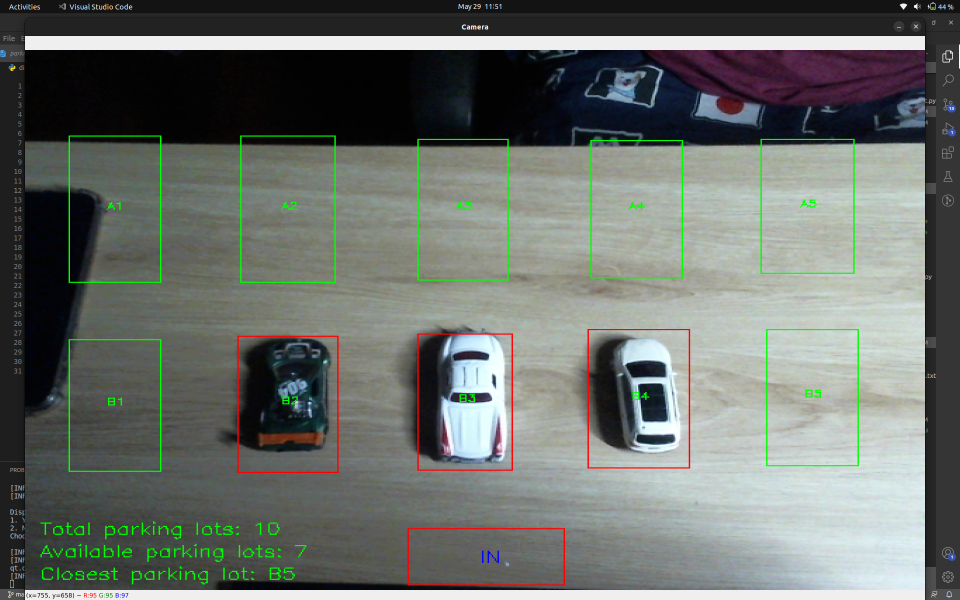
#> input picture thumbnail.png, 1920 x 1200 px, given in place of the camera (shown at 1/2 size)
$ python main.py
#> lines starting #> are read from the running program, lines starting #| are printed output that depends on the picture; after the words box and inside, x2 and y2 are one past the last pixel; in counts of white or black regions, pixels touching at a corner belong together
### parking_availability.py
import glob
from parking_lot_status import parking_lot_status

parking_lot_image = sorted(glob.glob("parking_lots/*.png"))

file = open("parking_area_coordinates.txt")
#> (reads parking_area_coordinates.txt from the repository)

lines = file.readlines()

lines = [line.strip() for line in lines]

parking_lot_coords = list()

for i in range(len(lines)):

    coords = lines[i].split()

    left = int(coords[0])

    top = int(coords[1])

    right = int(coords[2])

    bottom = int(coords[3])

    coords = [left, top, right, bottom]

    parking_lot_coords.append(coords)

def parking_availability():

    available_parking_lots = list()

    unavailable_parking_lots = list()

    for i in range(len(parking_lot_image)):

        if parking_lot_status(filename=parking_lot_image[i]) == "available":

            available_parking_lots.append(parking_lot_coords[i])

        if parking_lot_status(filename=parking_lot_image[i]) == "unavailable":

            unavailable_parking_lots.append(parking_lot_coords[i])

    return available_parking_lots, unavailable_parking_lots

### capture_parking_lot.py
import cv2

camera = cv2.VideoCapture(2)

print("[INFO] Initializing camera.")

cv2.namedWindow("Camera")

while True:

    ret, frame = camera.read()

    if not ret:

        print("[ERROR] Failed to initialize camera.")

        break

    cv2.imshow("Camera", frame)

    key = cv2.waitKey(1)

    if key%256 == 27:

        # ESC

        print("[INFO] Camera terminated.")

        break

    elif key%256 == 32:

        # SPACE

        img_name = "parking_lot.png"

        print("[INFO] Saving '{}' ...".format(img_name))

        cv2.imwrite(img_name, frame)

        print("[INFO] '{}' saved successfully!".format(img_name))

        camera.release()

        cv2.destroyAllWindows()

        break

### parking_lot_status.py
import cv2

car_cascade = cv2.CascadeClassifier('cars.xml')

def parking_lot_status(filename):

    parking_lot = cv2.imread(filename)

    gray = cv2.cvtColor(parking_lot, cv2.COLOR_BGR2GRAY)

    detected_cars = car_cascade.detectMultiScale(gray, 1.1, 1)

    if len(detected_cars) == 0:

        return "available"

    elif len(detected_cars) > 0:

        return "unavailable"

### distance_calc.py
import math

def calculate_distance(a, b):

    xa = a[0] + round((a[2]-a[0])/2)
    ya = a[1] + round((a[-1]-a[1])/2)

    xb = b[0] + round((b[2]-b[0])/2)
    yb = b[1] + round((b[-1]-b[1])/2)

    distance = math.sqrt(math.pow((xb-xa),2)+math.pow((yb-ya),2))

    return distance

def find_closest_parking(parking_list, entrance):

    distance_list = list()

    for i in range(len(parking_list)):

        distance = calculate_distance(a=parking_list[i], b=entrance)

        distance_list.append(distance)

    min_distance = min(distance_list)

    min_index = distance_list.index(min_distance)

    closest_parking = parking_list[min_index]

    return closest_parking

### main.py
import cv2
from os import path
from parking_availability import parking_availability
import distance_calc

print("-"*50)
print("SMART PARKING SYSTEM".center(50))
print("-"*50)

while True:

    print()

    print("Enter your option:")
    print("1. Capture new parking area")
    print("2. Use saved parking area")

    choice = int(input("Choose: "))

    if choice == 1:

        import capture_parking_lot

        print()

        print("Display captured parking area?")
        print("1. Yes")
        print("2. No")

        choice = int(input("Choose: "))

        if choice == 1:

            import display_captured_parking_lot

            break

        elif choice == 2:

            print()

            print("[INFO] Skip display parking area.")

        print("[INFO] Please draw parking area.")

        import draw_parking_area

        print("[STATUS] Complete drawing parking area.")

        import label_parking_lot

        print("[STATUS] Complete label parking area.")

        print("[INFO] Please draw parking entrance")

        import draw_parking_entrance

        print("[STATUS] Complete drawing parking entrance.")

        break

    elif choice == 2:

        if path.exists('parking_lot.png'):

            print()

            print("[INFO] Found saved parking area.")

            print("[INFO] Saved parking area chosen.")

            print()

            print("Display captured parking area?")
            print("1. Yes")
            print("2. No")

            choice = int(input("Choose: "))

            if choice == 1:

                import display_captured_parking_lot

                break

            elif choice == 2:

                print()

                print("[INFO] Skip display parking area.")

                break

        else:

            print("[ERROR] No parking area found, please capture new parking area.")
#> this loop made 1 pass; the answer given on pass 1: 1
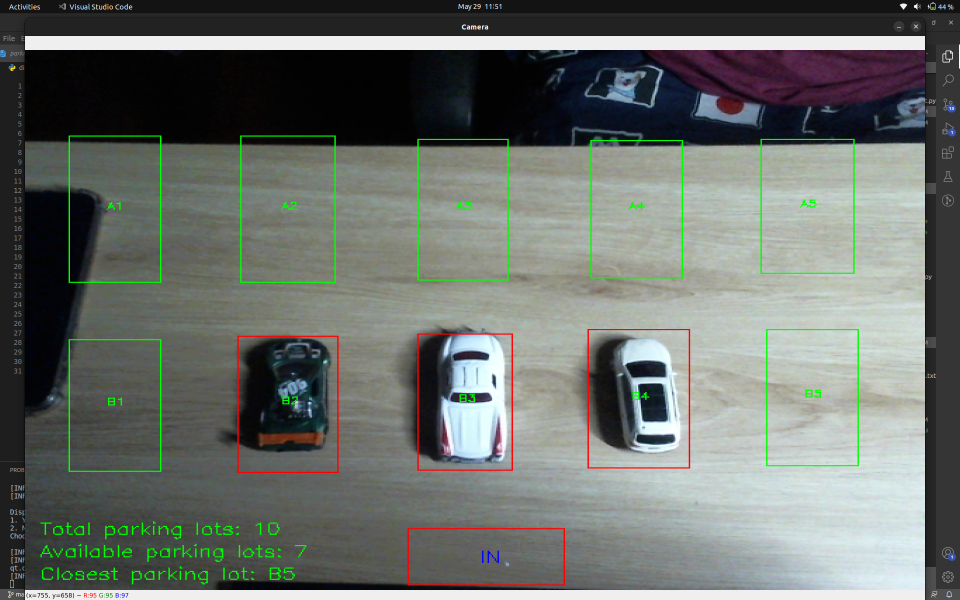
#> input picture thumbnail.png, 1920 x 1200 px, given in place of the camera (shown at 1/2 size)

camera = cv2.VideoCapture(2)

print("[INFO] Initializing camera.")

cv2.namedWindow("Camera")

file = open("parking_labels.txt")
#> (reads parking_labels.txt from the repository)

labels = file.read().splitlines()

file = open("parking_entrance_coordinates.txt")
#> (reads parking_entrance_coordinates.txt from the repository)

entrance = file.read().split()

entrance = [int(i) for i in entrance]

file = open("parking_area_coordinates.txt")

print("[INFO] Loading parking coordinates ...")

lines = file.readlines()

lines = [line.strip() for line in lines]

total_parking_lots = len(lines)

parking_lot_coords = list()

for i in range(len(lines)):

    coords = lines[i].split()

    left = int(coords[0])

    top = int(coords[1])

    right = int(coords[2])

    bottom = int(coords[3])

    coords = [left, top, right, bottom]

    parking_lot_coords.append(coords)

while True:

    ret, frame = camera.read()
#> frame is the input picture: shape (1200, 1920, 3); mean B, G, R 106.4, 111.5, 106.2

    if not ret:

        print("[ERROR] Failed to initialize camera.")

        break

    if ret:

        for i in range(len(parking_lot_coords)):

            parking_lot = frame[parking_lot_coords[i][1]: parking_lot_coords[i][-1],
                                parking_lot_coords[i][0]: parking_lot_coords[i][2]]

            cv2.imwrite("parking_lots/{}.png".format(i),
                        img=parking_lot)

            cv2.rectangle(img=frame,
                          pt1=(parking_lot_coords[i][0], parking_lot_coords[i][1]),
                          pt2=(parking_lot_coords[i][2], parking_lot_coords[i][-1]),
                          color=(0,255,0),
                          thickness=1)

            box_center_x = parking_lot_coords[i][0] + round((parking_lot_coords[i][2]-parking_lot_coords[i][0])/2) - 5
            box_center_y = parking_lot_coords[i][1] + round((parking_lot_coords[i][-1]-parking_lot_coords[i][1])/2)

            cv2.putText(img=frame,
                        text=labels[i],
                        org=(box_center_x, box_center_y),
                        fontFace=cv2.FONT_HERSHEY_SIMPLEX,
                        fontScale=0.3,
                        color=(0, 255, 0),
                        thickness=1)
#> this loop made 3 passes
#> pass 1, `parking_lot = frame[parking_lot_coords[i][1]: parking_lot_coords[i][-1..`:
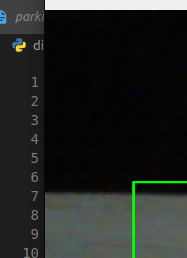
#> parking_lot: shape (258, 187, 3); mean B, G, R 34.4, 37, 34.3
#> pass 2, `parking_lot = frame[parking_lot_coords[i][1]: parking_lot_coords[i][-1..`:
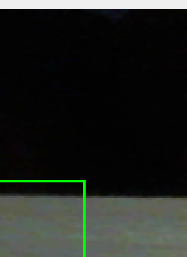
#> parking_lot: shape (257, 187, 3); mean B, G, R 32.1, 36.4, 32.9
#> pass 3, `parking_lot = frame[parking_lot_coords[i][1]: parking_lot_coords[i][-1..`:
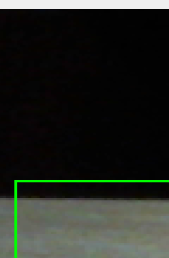
#> parking_lot: shape (258, 169, 3); mean B, G, R 33.6, 39.5, 35.9
#> after the loop:
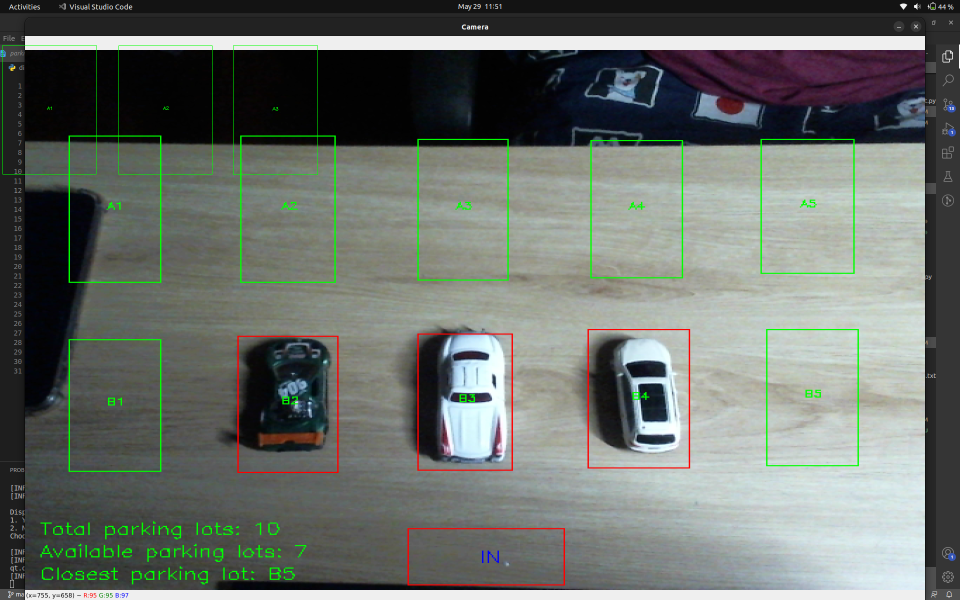
#> frame: shape (1200, 1920, 3) (shown at 1/2 size); 0.12% of pixels changed, all inside (x1, y1, x2, y2) = (5, 90, 636, 350)
#> after the loop:
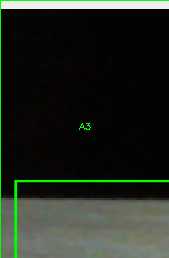
#> parking_lot: shape (258, 169, 3); 1.05% of pixels changed, all inside (x1, y1, x2, y2) = (0, 0, 169, 258)

        parking_lots = parking_availability()
#> in parking_lot_status, `detected_cars = car_cascade.detectMultiScale(gray, 1.1, 1)`: detected_cars = ()
#> parking_lots = ([[5, 90, 192, 348], [237, 91, 424, 348]], [[466, 91, 635, 349]])

        available_parking_lot = parking_lots[0]
#> available_parking_lot = [[5, 90, 192, 348], [237, 91, 424, 348]]

        unavailable_parking_lot = parking_lots[1]
#> unavailable_parking_lot = [[466, 91, 635, 349]]

        # print("Available:", available_parking_lot)
        # print("Unavailable:", unavailable_parking_lot)

        if len(unavailable_parking_lot) > 0:

            for i in range(len(unavailable_parking_lot)):

                cv2.rectangle(img=frame,
                              pt1=(unavailable_parking_lot[i][0], unavailable_parking_lot[i][1]),
                              pt2=(unavailable_parking_lot[i][2], unavailable_parking_lot[i][-1]),
                              color=(0,0,255),
                              thickness=1)
#> frame: shape (1200, 1920, 3); 0.04% of pixels changed, all inside (x1, y1, x2, y2) = (466, 91, 636, 350)

        if len(available_parking_lot) > 0:

            closest_parking = distance_calc.find_closest_parking(parking_list=available_parking_lot, entrance=entrance)
#> the loop in find_closest_parking, `for i in range(len(parking_list)): ` made 2 passes
#> (xa in calculate_distance, ya in calculate_distance, xb in calculate_distance, yb in calculate_distance, distance) on passes 1 to 2: (99, 219, 328, 450, 325.3), (331, 219, 328, 450, 231)
#> after the loop in find_closest_parking, `for i in range(len(parking_list)):`: distance_list = [325.3, 231]
#> in find_closest_parking, `min_distance = min(distance_list)`: min_distance = 231
#> in find_closest_parking, `min_index = distance_list.index(min_distance)`: min_index = 1
#> in find_closest_parking, `closest_parking = parking_list[min_index]`: closest_parking = [237, 91, 424, 348]
#> closest_parking = [237, 91, 424, 348]

            closest_parking_label = labels[parking_lot_coords.index(closest_parking)]
#> closest_parking_label = 'A2'

        cv2.rectangle(img=frame,
                          pt1=(entrance[0], entrance[1]),
                          pt2=(entrance[2], entrance[-1]),
                          color=(0,0,255),
                          thickness=1)
#> frame: shape (1200, 1920, 3); mean B, G, R 106.3, 111.6, 106.2

        cv2.putText(img=frame,
                    text="IN",
                    org=(entrance[0]+round((entrance[2]-entrance[0])/2)-5, entrance[1]+round((entrance[-1]-entrance[1])/2)+5),
                    fontFace=cv2.FONT_HERSHEY_SIMPLEX,
                    fontScale=0.5,
                    color=(255, 0, 0),
                    thickness=1)
#> frame: shape (1200, 1920, 3); mean B, G, R 106.3, 111.6, 106.2

        cv2.putText(img=frame,
                    text="Total parking lots: {}".format(total_parking_lots),
                    org=(10,430),
                    fontFace=cv2.FONT_HERSHEY_SIMPLEX,
                    fontScale=0.5,
                    color=(0, 255, 0),
                    thickness=1)
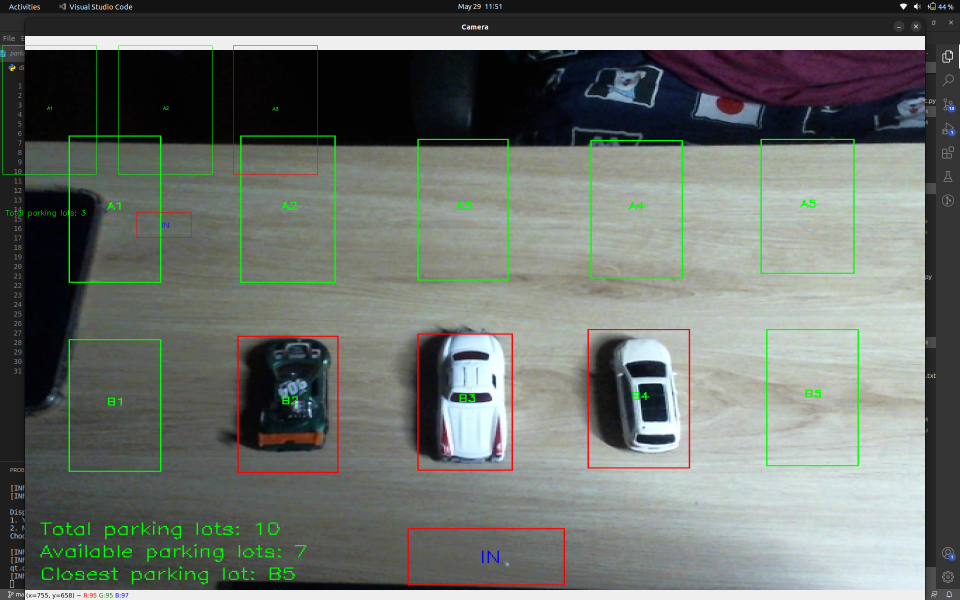
#> frame: shape (1200, 1920, 3) (shown at 1/2 size); mean B, G, R 106.3, 111.6, 106.2

        cv2.putText(img=frame,
                    text="Available parking lots: {}".format(len(available_parking_lot)),
                    org=(10,450),
                    fontFace=cv2.FONT_HERSHEY_SIMPLEX,
                    fontScale=0.5,
                    color=(0, 255, 0),
                    thickness=1)
#> frame: shape (1200, 1920, 3); 0.02% of pixels changed, all inside (x1, y1, x2, y2) = (11, 439, 200, 455)

        cv2.putText(img=frame,
                    text="Closest parking lot: {}".format(closest_parking_label),
                    org=(10,470),
                    fontFace=cv2.FONT_HERSHEY_SIMPLEX,
                    fontScale=0.5,
                    color=(0, 255, 0),
                    thickness=1)
#> frame: shape (1200, 1920, 3); mean B, G, R 106.3, 111.7, 106.2

        width = 1800

        height = 1080

        dim = (width, height)

        frame = cv2.resize(frame, dim, interpolation=cv2.INTER_AREA)
#> frame: shape (1080, 1800, 3)

        cv2.imshow("Camera", frame)

        key = cv2.waitKey(1)
#> (key Esc is pressed here)

        if key%256 == 27:

            # ESC

            print("[INFO] Camera terminated.")

            break
